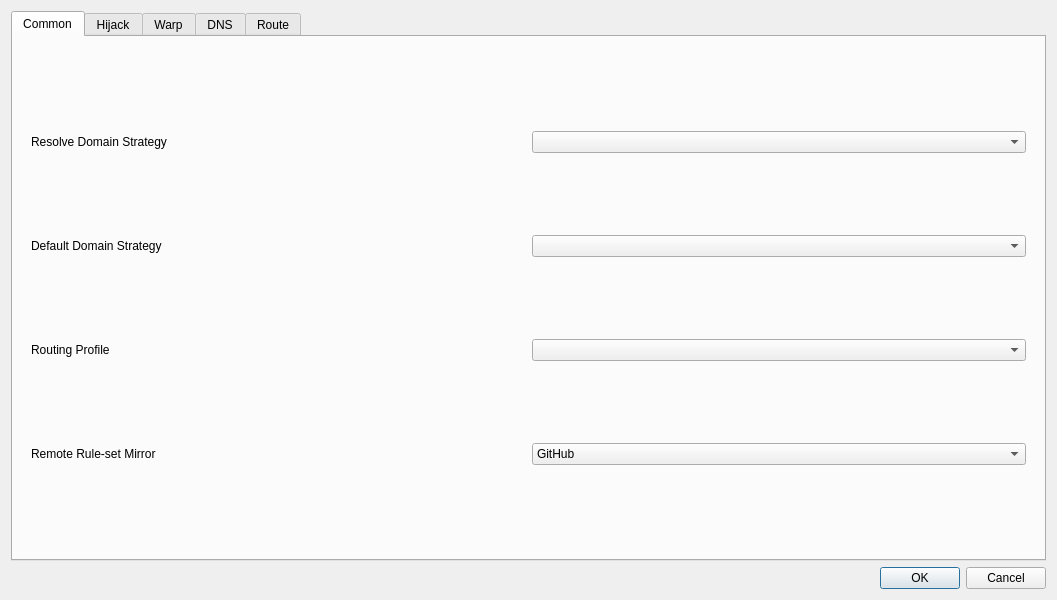
<?xml version="1.0" encoding="UTF-8"?>
<ui version="4.0">
 <class>DialogManageRoutes</class>
 <widget class="QDialog" name="DialogManageRoutes">
  <property name="geometry">
   <rect>
    <x>0</x>
    <y>0</y>
    <width>1057</width>
    <height>600</height>
   </rect>
  </property>
  <property name="windowTitle">
   <string>Routes</string>
  </property>
  <layout class="QVBoxLayout" name="verticalLayout">
   <item>
    <widget class="QTabWidget" name="tabWidget">
     <property name="currentIndex">
      <number>0</number>
     </property>
     <widget class="QWidget" name="tab">
      <attribute name="title">
       <string>Common</string>
      </attribute>
      <layout class="QVBoxLayout" name="verticalLayout_3">
       <item>
        <widget class="QWidget" name="widget" native="true">
         <layout class="QGridLayout" name="gridLayout_2">
          <item row="3" column="1">
           <widget class="QComboBox" name="route_prof"/>
          </item>
          <item row="2" column="0">
           <widget class="QLabel" name="label_3">
            <property name="toolTip">
             <string>&lt;html&gt;&lt;head/&gt;&lt;body&gt;&lt;p&gt;Used as default strategy when resolving outbound/dns server Domain addresses&lt;/p&gt;&lt;/body&gt;&lt;/html&gt;</string>
            </property>
            <property name="text">
             <string>Default Domain Strategy</string>
            </property>
           </widget>
          </item>
          <item row="1" column="1">
           <widget class="QComboBox" name="domainStrategyCombo">
            <property name="editable">
             <bool>false</bool>
            </property>
           </widget>
          </item>
          <item row="2" column="1">
           <widget class="QComboBox" name="default_domain_strategy">
            <property name="editable">
             <bool>false</bool>
            </property>
           </widget>
          </item>
          <item row="4" column="0">
           <widget class="QLabel" name="ruleset_mirror_l">
            <property name="text">
             <string>Remote Rule-set Mirror</string>
            </property>
           </widget>
          </item>
          <item row="1" column="0">
           <widget class="QLabel" name="label_6">
            <property name="toolTip">
             <string>&lt;html&gt;&lt;head/&gt;&lt;body&gt;&lt;p&gt;If not empty, resolves domains in requests according to the strategy&lt;/p&gt;&lt;/body&gt;&lt;/html&gt;</string>
            </property>
            <property name="text">
             <string>Resolve Domain Strategy</string>
            </property>
           </widget>
          </item>
          <item row="3" column="0">
           <widget class="QLabel" name="route_prof_l">
            <property name="text">
             <string>Routing Profile</string>
            </property>
           </widget>
          </item>
          <item row="4" column="1">
           <widget class="QComboBox" name="ruleset_mirror">
            <item>
             <property name="text">
              <string>GitHub</string>
             </property>
            </item>
            <item>
             <property name="text">
              <string>jsDelivr(Cloudflare)</string>
             </property>
            </item>
            <item>
             <property name="text">
              <string>jsDelivr(Gcore)</string>
             </property>
            </item>
            <item>
             <property name="text">
              <string>jsDelivr(Quantil)</string>
             </property>
            </item>
            <item>
             <property name="text">
              <string>jsDelivr(Fastly)</string>
             </property>
            </item>
            <item>
             <property name="text">
              <string>jsDelivr(CDN)</string>
             </property>
            </item>
           </widget>
          </item>
         </layout>
        </widget>
       </item>
      </layout>
     </widget>
     <widget class="QWidget" name="tab_4">
      <attribute name="title">
       <string>Hijack</string>
      </attribute>
      <layout class="QVBoxLayout" name="verticalLayout_7">
       <item>
        <widget class="QGroupBox" name="hijack_box">
         <property name="title">
          <string>DNS Server</string>
         </property>
         <layout class="QFormLayout" name="formLayout">
          <item row="0" column="0">
           <widget class="QCheckBox" name="dnshijack_enable">
            <property name="text">
             <string>Enable</string>
            </property>
           </widget>
          </item>
          <item row="0" column="1">
           <widget class="QPushButton" name="dnshijack_what">
            <property name="text">
             <string>How does it work?</string>
            </property>
           </widget>
          </item>
          <item row="3" column="0">
           <widget class="QLabel" name="dnshijack_listenport_l">
            <property name="text">
             <string>Listen Port</string>
            </property>
           </widget>
          </item>
          <item row="3" column="1">
           <widget class="QLineEdit" name="dnshijack_listenport"/>
          </item>
          <item row="4" column="0">
           <widget class="QLabel" name="dnshijack_v4resp_l">
            <property name="text">
             <string>IPv4 Response</string>
            </property>
           </widget>
          </item>
          <item row="4" column="1">
           <widget class="QLineEdit" name="dnshijack_v4resp"/>
          </item>
          <item row="5" column="0">
           <widget class="QLabel" name="dnshijack_v6resp_l">
            <property name="text">
             <string>IPv6 Response</string>
            </property>
           </widget>
          </item>
          <item row="5" column="1">
           <widget class="QLineEdit" name="dnshijack_v6resp"/>
          </item>
          <item row="6" column="0">
           <widget class="QLabel" name="dnshijack_rules_l">
            <property name="toolTip">
             <string>&lt;html&gt;&lt;head/&gt;&lt;body&gt;&lt;p&gt;Following format should be used:&lt;br/&gt;domain:a.com&lt;/p&gt;&lt;p&gt;suffix:a.com&lt;/p&gt;&lt;p&gt;regex:someregex&lt;/p&gt;&lt;p&gt;rule_set:nameOfRuleSet&lt;/p&gt;&lt;/body&gt;&lt;/html&gt;</string>
            </property>
            <property name="text">
             <string>Rules</string>
            </property>
           </widget>
          </item>
          <item row="6" column="1">
           <widget class="QTextEdit" name="dnshijack_rules"/>
          </item>
          <item row="2" column="1">
           <widget class="QCheckBox" name="dnshijack_allow_lan">
            <property name="toolTip">
             <string>&lt;html&gt;&lt;head/&gt;&lt;body&gt;&lt;p&gt;Whether to listen on 0.0.0.0 so that other devices on LAN can use this server&lt;/p&gt;&lt;/body&gt;&lt;/html&gt;</string>
            </property>
            <property name="text">
             <string>Allow Lan to Connect</string>
            </property>
           </widget>
          </item>
         </layout>
        </widget>
       </item>
       <item>
        <widget class="QGroupBox" name="groupBox_3">
         <property name="title">
          <string>Redirect Settings</string>
         </property>
         <layout class="QFormLayout" name="formLayout_2">
          <item row="2" column="1">
           <widget class="QLineEdit" name="redirect_listenport"/>
          </item>
          <item row="2" column="0">
           <widget class="QLabel" name="redirect_listenport_l">
            <property name="text">
             <string>Listen Port</string>
            </property>
           </widget>
          </item>
          <item row="0" column="0">
           <widget class="QCheckBox" name="redirect_enable">
            <property name="text">
             <string>Enable</string>
            </property>
           </widget>
          </item>
          <item row="1" column="1">
           <widget class="QLineEdit" name="redirect_listenaddr"/>
          </item>
          <item row="1" column="0">
           <widget class="QLabel" name="redirect_listenaddr_l">
            <property name="text">
             <string>Listen Address</string>
            </property>
           </widget>
          </item>
         </layout>
        </widget>
       </item>
      </layout>
     </widget>
     <widget class="QWidget" name="tab_5">
      <attribute name="title">
       <string>Warp</string>
      </attribute>
      <layout class="QVBoxLayout" name="verticalLayout_8">
       <item>
        <widget class="QWidget" name="widget_3" native="true">
         <layout class="QFormLayout" name="formLayout_3">
          <item row="0" column="0">
           <widget class="QCheckBox" name="enable_warp">
            <property name="toolTip">
             <string>&lt;html&gt;&lt;head/&gt;&lt;body&gt;&lt;p&gt;Enables the following config to be used as egress, useful for bypassing services restrciting non-warp VPNs&lt;/p&gt;&lt;/body&gt;&lt;/html&gt;</string>
            </property>
            <property name="text">
             <string>Enable Warp</string>
            </property>
           </widget>
          </item>
          <item row="1" column="0">
           <widget class="QLabel" name="warp_mode_l">
            <property name="toolTip">
             <string>WireGuard runs over UDP. MASQUE tunnels over HTTP/3 or HTTP/2 and passes networks that block WireGuard.</string>
            </property>
            <property name="text">
             <string>Mode</string>
            </property>
           </widget>
          </item>
          <item row="1" column="1">
           <widget class="QComboBox" name="warp_mode">
            <property name="toolTip">
             <string>WireGuard runs over UDP. MASQUE tunnels over HTTP/3 or HTTP/2 and passes networks that block WireGuard.</string>
            </property>
            <item>
             <property name="text">
              <string notr="true">WireGuard</string>
             </property>
            </item>
            <item>
             <property name="text">
              <string notr="true">MASQUE</string>
             </property>
            </item>
           </widget>
          </item>
         </layout>
        </widget>
       </item>
       <item>
        <widget class="QGroupBox" name="warp_wg_box">
         <property name="title">
          <string notr="true">WireGuard</string>
         </property>
         <layout class="QFormLayout" name="warp_wg_form">
          <item row="0" column="0">
           <widget class="QLabel" name="label_7">
            <property name="text">
             <string>Endpoint</string>
            </property>
           </widget>
          </item>
          <item row="0" column="1">
           <widget class="QLineEdit" name="warp_ep"/>
          </item>
          <item row="1" column="0">
           <widget class="QLabel" name="label_4">
            <property name="text">
             <string>Private Key</string>
            </property>
           </widget>
          </item>
          <item row="1" column="1">
           <widget class="QLineEdit" name="warp_private_key"/>
          </item>
          <item row="2" column="0">
           <widget class="QLabel" name="label_5">
            <property name="text">
             <string>Public Key</string>
            </property>
           </widget>
          </item>
          <item row="2" column="1">
           <widget class="QLineEdit" name="warp_public_key"/>
          </item>
          <item row="3" column="0">
           <widget class="QLabel" name="label_12">
            <property name="text">
             <string>Interface Addresses</string>
            </property>
           </widget>
          </item>
          <item row="3" column="1">
           <widget class="QLineEdit" name="warp_ifc_addrs"/>
          </item>
          <item row="4" column="0">
           <widget class="QLabel" name="label">
            <property name="text">
             <string>Reserved</string>
            </property>
           </widget>
          </item>
          <item row="4" column="1">
           <widget class="QLineEdit" name="warp_reserved"/>
          </item>
         </layout>
        </widget>
       </item>
       <item>
        <widget class="QGroupBox" name="warp_masque_box">
         <property name="title">
          <string notr="true">MASQUE</string>
         </property>
         <layout class="QFormLayout" name="warp_masque_form">
          <item row="0" column="0">
           <widget class="QLabel" name="warp_masque_ep_l">
            <property name="text">
             <string>Endpoint</string>
            </property>
           </widget>
          </item>
          <item row="0" column="1">
           <widget class="QLineEdit" name="warp_masque_ep"/>
          </item>
          <item row="1" column="0">
           <widget class="QLabel" name="warp_masque_private_key_l">
            <property name="text">
             <string>Private Key</string>
            </property>
           </widget>
          </item>
          <item row="1" column="1">
           <widget class="QLineEdit" name="warp_masque_private_key"/>
          </item>
          <item row="2" column="0">
           <widget class="QLabel" name="warp_masque_peer_public_key_l">
            <property name="toolTip">
             <string>Base64 DER of the server's public key. When set, it pins the server certificate.</string>
            </property>
            <property name="text">
             <string>Peer Public Key</string>
            </property>
           </widget>
          </item>
          <item row="2" column="1">
           <widget class="QLineEdit" name="warp_masque_peer_public_key"/>
          </item>
          <item row="3" column="0">
           <widget class="QLabel" name="warp_masque_ifc_addrs_l">
            <property name="text">
             <string>Interface Addresses</string>
            </property>
           </widget>
          </item>
          <item row="3" column="1">
           <widget class="QLineEdit" name="warp_masque_ifc_addrs"/>
          </item>
          <item row="4" column="0">
           <widget class="QLabel" name="warp_masque_sni_l">
            <property name="text">
             <string notr="true">SNI</string>
            </property>
           </widget>
          </item>
          <item row="4" column="1">
           <widget class="QLineEdit" name="warp_masque_sni"/>
          </item>
          <item row="5" column="0">
           <widget class="QLabel" name="warp_masque_http_mode_l">
            <property name="toolTip">
             <string>HTTP/3 runs over UDP; HTTP/2 runs over TLS on TCP and works where UDP is blocked.</string>
            </property>
            <property name="text">
             <string>HTTP Version</string>
            </property>
           </widget>
          </item>
          <item row="5" column="1">
           <widget class="QComboBox" name="warp_masque_http_mode">
            <property name="toolTip">
             <string>HTTP/3 runs over UDP; HTTP/2 runs over TLS on TCP and works where UDP is blocked.</string>
            </property>
            <item>
             <property name="text">
              <string>HTTP/3 (fallback to HTTP/2)</string>
             </property>
            </item>
            <item>
             <property name="text">
              <string>HTTP/3 only</string>
             </property>
            </item>
            <item>
             <property name="text">
              <string notr="true">HTTP/2</string>
             </property>
            </item>
           </widget>
          </item>
         </layout>
        </widget>
       </item>
       <item>
        <layout class="QHBoxLayout" name="warp_autogen_row">
         <item>
          <widget class="QPushButton" name="warp_autogen">
           <property name="toolTip">
            <string>&lt;html&gt;&lt;head/&gt;&lt;body&gt;&lt;p&gt;Gets a new config from cloudflare API&lt;/p&gt;&lt;/body&gt;&lt;/html&gt;</string>
           </property>
           <property name="text">
            <string>Generate Warp Config</string>
           </property>
          </widget>
         </item>
         <item>
          <spacer name="warp_autogen_spacer">
           <property name="orientation">
            <enum>Qt::Horizontal</enum>
           </property>
           <property name="sizeHint" stdset="0">
            <size>
             <width>40</width>
             <height>20</height>
            </size>
           </property>
          </spacer>
         </item>
        </layout>
       </item>
       <item>
        <spacer name="warp_bottom_spacer">
         <property name="orientation">
          <enum>Qt::Vertical</enum>
         </property>
         <property name="sizeHint" stdset="0">
          <size>
           <width>20</width>
           <height>40</height>
          </size>
         </property>
        </spacer>
       </item>
      </layout>
     </widget>
     <widget class="QWidget" name="tab_3">
      <attribute name="title">
       <string>DNS</string>
      </attribute>
      <layout class="QVBoxLayout" name="verticalLayout_4">
       <item>
        <widget class="QGroupBox" name="simple_dns_box">
         <property name="title">
          <string>Simple DNS Settings</string>
         </property>
         <layout class="QGridLayout" name="gridLayout">
          <item row="4" column="0">
           <widget class="QLabel" name="label_2">
            <property name="toolTip">
             <string>&lt;html&gt;&lt;head/&gt;&lt;body&gt;&lt;p&gt;Local DNS can not be used in some configurations, you will have to set an ip here to be used as local dns in such situations&lt;/p&gt;&lt;/body&gt;&lt;/html&gt;</string>
            </property>
            <property name="text">
             <string>Local Override</string>
            </property>
           </widget>
          </item>
          <item row="7" column="3">
           <layout class="QHBoxLayout" name="horizontalLayout_3">
            <item>
             <widget class="QComboBox" name="dns_final_out">
              <item>
               <property name="text">
                <string notr="true">remote</string>
               </property>
              </item>
              <item>
               <property name="text">
                <string notr="true">direct</string>
               </property>
              </item>
             </widget>
            </item>
            <item>
             <widget class="QCheckBox" name="enable_dns_routing">
              <property name="toolTip">
               <string>&lt;html&gt;&lt;head/&gt;&lt;body&gt;&lt;p&gt;When enabled, domains destined for direct outbound will also be resolved using direct dns&lt;/p&gt;&lt;/body&gt;&lt;/html&gt;</string>
              </property>
              <property name="text">
               <string>Enable DNS Routing</string>
              </property>
             </widget>
            </item>
            <item>
             <widget class="QCheckBox" name="respect_hosts">
              <property name="toolTip">
               <string>&lt;html&gt;&lt;head/&gt;&lt;body&gt;&lt;p&gt;Answer A/AAAA queries from the system hosts file before consulting any DNS server. Only domains actually listed in the file are affected.&lt;/p&gt;&lt;/body&gt;&lt;/html&gt;</string>
              </property>
              <property name="text">
               <string>Respect Hosts File</string>
              </property>
             </widget>
            </item>
            <item>
             <widget class="QPushButton" name="predefined_dns">
              <property name="sizePolicy">
               <sizepolicy hsizetype="Maximum" vsizetype="Fixed">
                <horstretch>0</horstretch>
                <verstretch>0</verstretch>
               </sizepolicy>
              </property>
              <property name="text">
               <string>Predefined Answers</string>
              </property>
             </widget>
            </item>
           </layout>
          </item>
          <item row="1" column="0">
           <widget class="QLabel" name="label_9">
            <property name="toolTip">
             <string>&lt;html&gt;&lt;head/&gt;&lt;body&gt;&lt;p&gt;examples:&lt;br/&gt;tls://8.8.8.8&lt;br/&gt;https://domain/path&lt;/p&gt;&lt;p&gt;tcp://8.8.8.8:1234&lt;/p&gt;&lt;p&gt;dhcp://auto&lt;/p&gt;&lt;p&gt;h3://domain/path&lt;/p&gt;&lt;p&gt;quic://domain:4632&lt;/p&gt;&lt;p&gt;etc&lt;/p&gt;&lt;/body&gt;&lt;/html&gt;</string>
            </property>
            <property name="text">
             <string>Remote DNS</string>
            </property>
            <property name="buddy">
             <cstring>widget</cstring>
            </property>
           </widget>
          </item>
          <item row="4" column="3">
           <layout class="QHBoxLayout" name="horizontalLayout_5">
            <item>
             <widget class="QLineEdit" name="local_override"/>
            </item>
           </layout>
          </item>
          <item row="2" column="3">
           <layout class="QHBoxLayout" name="horizontalLayout_8">
            <item>
             <widget class="QComboBox" name="direct_dns">
              <property name="sizePolicy">
               <sizepolicy hsizetype="Expanding" vsizetype="Fixed">
                <horstretch>0</horstretch>
                <verstretch>0</verstretch>
               </sizepolicy>
              </property>
              <property name="editable">
               <bool>true</bool>
              </property>
              <item>
               <property name="text">
                <string notr="true">localhost</string>
               </property>
              </item>
              <item>
               <property name="text">
                <string notr="true">223.5.5.5</string>
               </property>
              </item>
              <item>
               <property name="text">
                <string notr="true">119.29.29.29</string>
               </property>
              </item>
              <item>
               <property name="text">
                <string notr="true">178.22.122.100</string>
               </property>
              </item>
              <item>
               <property name="text">
                <string notr="true">77.88.8.8</string>
               </property>
              </item>
             </widget>
            </item>
            <item>
             <widget class="QCheckBox" name="direct_dns_disable_ipv6">
              <property name="toolTip">
               <string>Answer AAAA queries sent to this server with an empty result.</string>
              </property>
              <property name="text">
               <string>Disable IPv6</string>
              </property>
             </widget>
            </item>
           </layout>
          </item>
          <item row="2" column="0">
           <widget class="QLabel" name="label_8">
            <property name="toolTip">
             <string>This is especially important and it is recommended to use the default value of &quot;localhost&quot;.
If the default value does not work, try changing it to &quot;223.5.5.5&quot;.
For more information, see the document &quot;Configuration/DNS&quot;.</string>
            </property>
            <property name="text">
             <string>Direct DNS</string>
            </property>
           </widget>
          </item>
          <item row="1" column="3">
           <layout class="QHBoxLayout" name="horizontalLayout_7">
            <item>
             <widget class="QComboBox" name="remote_dns">
              <property name="sizePolicy">
               <sizepolicy hsizetype="Expanding" vsizetype="Fixed">
                <horstretch>0</horstretch>
                <verstretch>0</verstretch>
               </sizepolicy>
              </property>
              <property name="editable">
               <bool>true</bool>
              </property>
              <item>
               <property name="text">
                <string notr="true">tls://8.8.8.8</string>
               </property>
              </item>
              <item>
               <property name="text">
                <string notr="true">tls://1.1.1.1</string>
               </property>
              </item>
              <item>
               <property name="text">
                <string notr="true">8.8.8.8</string>
               </property>
              </item>
              <item>
               <property name="text">
                <string notr="true">1.1.1.1</string>
               </property>
              </item>
             </widget>
            </item>
            <item>
             <widget class="QCheckBox" name="remote_dns_disable_ipv6">
              <property name="toolTip">
               <string>Answer AAAA queries sent to this server with an empty result.</string>
              </property>
              <property name="text">
               <string>Disable IPv6</string>
              </property>
             </widget>
            </item>
           </layout>
          </item>
          <item row="7" column="0">
           <widget class="QLabel" name="dns_final_out_l">
            <property name="text">
             <string>Default DNS server</string>
            </property>
           </widget>
          </item>
          <item row="8" column="3">
           <layout class="QHBoxLayout" name="horizontalLayout_6">
            <item>
             <widget class="QCheckBox" name="enable_fakeip">
              <property name="text">
               <string>Enable FakeIP</string>
              </property>
             </widget>
            </item>
            <item>
             <widget class="QCheckBox" name="fakeip_disable_ipv6">
              <property name="toolTip">
               <string>Hand out no fake IPv6 addresses; AAAA queries are answered empty.</string>
              </property>
              <property name="text">
               <string>FakeIP Disable IPv6</string>
              </property>
             </widget>
            </item>
           </layout>
          </item>
         </layout>
        </widget>
       </item>
       <item>
        <widget class="QGroupBox" name="groupBox">
         <property name="sizePolicy">
          <sizepolicy hsizetype="Preferred" vsizetype="Maximum">
           <horstretch>0</horstretch>
           <verstretch>0</verstretch>
          </sizepolicy>
         </property>
         <property name="title">
          <string>Advanced</string>
         </property>
         <layout class="QVBoxLayout" name="verticalLayout_5">
          <item>
           <widget class="QPushButton" name="dns_advanced">
            <property name="sizePolicy">
             <sizepolicy hsizetype="Expanding" vsizetype="Fixed">
              <horstretch>0</horstretch>
              <verstretch>0</verstretch>
             </sizepolicy>
            </property>
            <property name="toolTip">
             <string>&lt;html&gt;&lt;head/&gt;&lt;body&gt;&lt;p&gt;Cache behaviour, optimistic cache and query timeout.&lt;/p&gt;&lt;/body&gt;&lt;/html&gt;</string>
            </property>
            <property name="text">
             <string>Advanced Settings</string>
            </property>
           </widget>
          </item>
          <item>
           <layout class="QHBoxLayout" name="horizontalLayout_4">
            <item>
             <widget class="QCheckBox" name="use_dns_object">
              <property name="text">
               <string>Use Custom DNS Object</string>
              </property>
             </widget>
            </item>
            <item>
             <widget class="QPushButton" name="dns_object_edit">
              <property name="sizePolicy">
               <sizepolicy hsizetype="Expanding" vsizetype="Fixed">
                <horstretch>0</horstretch>
                <verstretch>0</verstretch>
               </sizepolicy>
              </property>
              <property name="text">
               <string>Edit DNS Object</string>
              </property>
             </widget>
            </item>
           </layout>
          </item>
         </layout>
        </widget>
       </item>
      </layout>
     </widget>
     <widget class="QWidget" name="tab_2">
      <attribute name="title">
       <string>Route</string>
      </attribute>
      <layout class="QVBoxLayout" name="verticalLayout_2">
       <item>
        <widget class="QGroupBox" name="route_profiles_box">
         <property name="title">
          <string>Routing Profiles</string>
         </property>
         <layout class="QVBoxLayout" name="verticalLayout_6">
          <item>
           <widget class="QListWidget" name="route_profiles"/>
          </item>
          <item>
           <widget class="QWidget" name="widget_2" native="true">
            <layout class="QHBoxLayout" name="horizontalLayout_2">
             <item>
              <widget class="QPushButton" name="new_route">
               <property name="text">
                <string>New</string>
               </property>
              </widget>
             </item>
             <item>
              <widget class="QPushButton" name="clone_route">
               <property name="text">
                <string>Clone</string>
               </property>
              </widget>
             </item>
             <item>
              <widget class="QPushButton" name="export_route">
               <property name="text">
                <string>Export</string>
               </property>
              </widget>
             </item>
             <item>
              <widget class="QPushButton" name="import_route">
               <property name="text">
                <string>Import</string>
               </property>
              </widget>
             </item>
             <item>
              <widget class="QPushButton" name="edit_route">
               <property name="text">
                <string>Edit</string>
               </property>
              </widget>
             </item>
             <item>
              <widget class="QPushButton" name="delete_route">
               <property name="text">
                <string>Delete</string>
               </property>
              </widget>
             </item>
             <item>
              <widget class="QPushButton" name="update_route">
               <property name="toolTip">
                <string>Update the selected remote routing profile, or all of them</string>
               </property>
               <property name="text">
                <string>Update</string>
               </property>
              </widget>
             </item>
            </layout>
           </widget>
          </item>
         </layout>
        </widget>
       </item>
      </layout>
     </widget>
    </widget>
   </item>
   <item>
    <layout class="QHBoxLayout" name="horizontalLayout">
     <item>
      <widget class="QDialogButtonBox" name="buttonBox">
       <property name="sizePolicy">
        <sizepolicy hsizetype="Preferred" vsizetype="Preferred">
         <horstretch>0</horstretch>
         <verstretch>0</verstretch>
        </sizepolicy>
       </property>
       <property name="standardButtons">
        <set>QDialogButtonBox::StandardButton::Cancel|QDialogButtonBox::StandardButton::Ok</set>
       </property>
      </widget>
     </item>
    </layout>
   </item>
  </layout>
 </widget>
 <tabstops>
  <tabstop>tabWidget</tabstop>
  <tabstop>domainStrategyCombo</tabstop>
  <tabstop>default_domain_strategy</tabstop>
  <tabstop>remote_dns</tabstop>
  <tabstop>remote_dns_disable_ipv6</tabstop>
  <tabstop>direct_dns</tabstop>
  <tabstop>direct_dns_disable_ipv6</tabstop>
  <tabstop>dns_final_out</tabstop>
 </tabstops>
 <resources/>
 <connections>
  <connection>
   <sender>buttonBox</sender>
   <signal>rejected()</signal>
   <receiver>DialogManageRoutes</receiver>
   <slot>reject()</slot>
   <hints>
    <hint type="sourcelabel">
     <x>399</x>
     <y>574</y>
    </hint>
    <hint type="destinationlabel">
     <x>399</x>
     <y>299</y>
    </hint>
   </hints>
  </connection>
  <connection>
   <sender>buttonBox</sender>
   <signal>accepted()</signal>
   <receiver>DialogManageRoutes</receiver>
   <slot>accept()</slot>
   <hints>
    <hint type="sourcelabel">
     <x>399</x>
     <y>574</y>
    </hint>
    <hint type="destinationlabel">
     <x>399</x>
     <y>299</y>
    </hint>
   </hints>
  </connection>
 </connections>
</ui>
